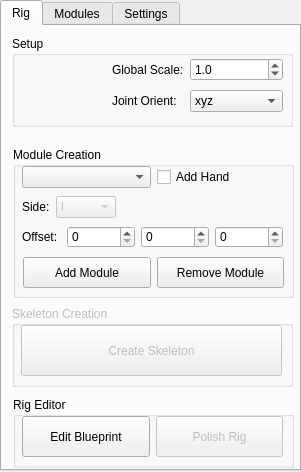
<?xml version="1.0" encoding="UTF-8"?>
<ui version="4.0">
 <class>Form</class>
 <widget class="QWidget" name="Form">
  <property name="geometry">
   <rect>
    <x>0</x>
    <y>0</y>
    <width>301</width>
    <height>472</height>
   </rect>
  </property>
  <property name="windowTitle">
   <string>Form</string>
  </property>
  <widget class="QTabWidget" name="tabWidget">
   <property name="geometry">
    <rect>
     <x>0</x>
     <y>0</y>
     <width>301</width>
     <height>471</height>
    </rect>
   </property>
   <property name="currentIndex">
    <number>0</number>
   </property>
   <widget class="QWidget" name="Rig">
    <attribute name="title">
     <string>Rig</string>
    </attribute>
    <widget class="QGroupBox" name="skeleton_box">
     <property name="enabled">
      <bool>false</bool>
     </property>
     <property name="geometry">
      <rect>
       <x>10</x>
       <y>280</y>
       <width>281</width>
       <height>81</height>
      </rect>
     </property>
     <property name="title">
      <string>Skeleton Creation</string>
     </property>
     <widget class="QWidget" name="gridLayoutWidget_6">
      <property name="geometry">
       <rect>
        <x>9</x>
        <y>19</y>
        <width>261</width>
        <height>51</height>
       </rect>
      </property>
      <layout class="QGridLayout" name="gridLayout_6">
       <item row="0" column="0">
        <widget class="QPushButton" name="create_skeleton">
         <property name="sizePolicy">
          <sizepolicy hsizetype="Minimum" vsizetype="Minimum">
           <horstretch>0</horstretch>
           <verstretch>0</verstretch>
          </sizepolicy>
         </property>
         <property name="text">
          <string>Create Skeleton</string>
         </property>
        </widget>
       </item>
      </layout>
     </widget>
    </widget>
    <widget class="QGroupBox" name="groupBox_2">
     <property name="geometry">
      <rect>
       <x>11</x>
       <y>121</y>
       <width>281</width>
       <height>151</height>
      </rect>
     </property>
     <property name="title">
      <string>Module Creation</string>
     </property>
     <widget class="QWidget" name="gridLayoutWidget">
      <property name="geometry">
       <rect>
        <x>9</x>
        <y>19</y>
        <width>263</width>
        <height>22</height>
       </rect>
      </property>
      <layout class="QGridLayout" name="gridLayout">
       <property name="sizeConstraint">
        <enum>QLayout::SetNoConstraint</enum>
       </property>
       <item row="0" column="1">
        <widget class="QCheckBox" name="add_hand">
         <property name="sizePolicy">
          <sizepolicy hsizetype="Minimum" vsizetype="Maximum">
           <horstretch>0</horstretch>
           <verstretch>0</verstretch>
          </sizepolicy>
         </property>
         <property name="layoutDirection">
          <enum>Qt::LeftToRight</enum>
         </property>
         <property name="text">
          <string>Add Hand</string>
         </property>
        </widget>
       </item>
       <item row="0" column="0">
        <widget class="QComboBox" name="available_modules">
         <property name="sizePolicy">
          <sizepolicy hsizetype="Minimum" vsizetype="Minimum">
           <horstretch>0</horstretch>
           <verstretch>0</verstretch>
          </sizepolicy>
         </property>
        </widget>
       </item>
      </layout>
     </widget>
     <widget class="QWidget" name="gridLayoutWidget_2">
      <property name="geometry">
       <rect>
        <x>9</x>
        <y>49</y>
        <width>261</width>
        <height>22</height>
       </rect>
      </property>
      <layout class="QGridLayout" name="gridLayout_2">
       <item row="0" column="1">
        <widget class="QComboBox" name="side">
         <property name="enabled">
          <bool>false</bool>
         </property>
         <property name="sizePolicy">
          <sizepolicy hsizetype="Minimum" vsizetype="Fixed">
           <horstretch>0</horstretch>
           <verstretch>0</verstretch>
          </sizepolicy>
         </property>
         <item>
          <property name="text">
           <string>l</string>
          </property>
         </item>
         <item>
          <property name="text">
           <string>r</string>
          </property>
         </item>
         <item>
          <property name="text">
           <string>None</string>
          </property>
         </item>
        </widget>
       </item>
       <item row="0" column="0">
        <widget class="QLabel" name="label">
         <property name="sizePolicy">
          <sizepolicy hsizetype="Maximum" vsizetype="Preferred">
           <horstretch>0</horstretch>
           <verstretch>0</verstretch>
          </sizepolicy>
         </property>
         <property name="text">
          <string>Side:</string>
         </property>
        </widget>
       </item>
       <item row="0" column="2">
        <spacer name="horizontalSpacer">
         <property name="orientation">
          <enum>Qt::Horizontal</enum>
         </property>
         <property name="sizeType">
          <enum>QSizePolicy::Maximum</enum>
         </property>
         <property name="sizeHint" stdset="0">
          <size>
           <width>300</width>
           <height>20</height>
          </size>
         </property>
        </spacer>
       </item>
      </layout>
     </widget>
     <widget class="QWidget" name="gridLayoutWidget_3">
      <property name="geometry">
       <rect>
        <x>9</x>
        <y>79</y>
        <width>261</width>
        <height>22</height>
       </rect>
      </property>
      <layout class="QGridLayout" name="gridLayout_3">
       <item row="0" column="0">
        <widget class="QLabel" name="label_2">
         <property name="sizePolicy">
          <sizepolicy hsizetype="Maximum" vsizetype="Preferred">
           <horstretch>0</horstretch>
           <verstretch>0</verstretch>
          </sizepolicy>
         </property>
         <property name="minimumSize">
          <size>
           <width>0</width>
           <height>0</height>
          </size>
         </property>
         <property name="text">
          <string>Offset: </string>
         </property>
        </widget>
       </item>
       <item row="0" column="1">
        <widget class="QSpinBox" name="offset_x">
         <property name="maximum">
          <number>99999</number>
         </property>
         <property name="value">
          <number>0</number>
         </property>
         <property name="displayIntegerBase">
          <number>10</number>
         </property>
        </widget>
       </item>
       <item row="0" column="2">
        <widget class="QSpinBox" name="offset_y">
         <property name="sizePolicy">
          <sizepolicy hsizetype="Minimum" vsizetype="Fixed">
           <horstretch>0</horstretch>
           <verstretch>0</verstretch>
          </sizepolicy>
         </property>
         <property name="maximum">
          <number>99999</number>
         </property>
        </widget>
       </item>
       <item row="0" column="3">
        <widget class="QSpinBox" name="offset_z">
         <property name="maximum">
          <number>99999</number>
         </property>
        </widget>
       </item>
      </layout>
     </widget>
    </widget>
    <widget class="QGroupBox" name="groupBox">
     <property name="geometry">
      <rect>
       <x>10</x>
       <y>10</y>
       <width>281</width>
       <height>91</height>
      </rect>
     </property>
     <property name="styleSheet">
      <string notr="true"/>
     </property>
     <property name="title">
      <string>Setup</string>
     </property>
     <widget class="QWidget" name="gridLayoutWidget_5">
      <property name="geometry">
       <rect>
        <x>100</x>
        <y>19</y>
        <width>171</width>
        <height>61</height>
       </rect>
      </property>
      <layout class="QGridLayout" name="gridLayout_5">
       <item row="1" column="0">
        <widget class="QLabel" name="label_4">
         <property name="sizePolicy">
          <sizepolicy hsizetype="Maximum" vsizetype="Preferred">
           <horstretch>0</horstretch>
           <verstretch>0</verstretch>
          </sizepolicy>
         </property>
         <property name="text">
          <string>Joint Orient:</string>
         </property>
        </widget>
       </item>
       <item row="1" column="1">
        <widget class="QComboBox" name="oritentation">
         <item>
          <property name="text">
           <string>xyz</string>
          </property>
         </item>
         <item>
          <property name="text">
           <string>yzx</string>
          </property>
         </item>
         <item>
          <property name="text">
           <string>zxy</string>
          </property>
         </item>
        </widget>
       </item>
       <item row="0" column="0">
        <widget class="QLabel" name="label_3">
         <property name="text">
          <string>Global Scale:</string>
         </property>
        </widget>
       </item>
       <item row="0" column="1">
        <widget class="QDoubleSpinBox" name="scale_box">
         <property name="decimals">
          <number>1</number>
         </property>
         <property name="singleStep">
          <double>0.100000000000000</double>
         </property>
         <property name="value">
          <double>1.000000000000000</double>
         </property>
        </widget>
       </item>
      </layout>
     </widget>
     <widget class="QLabel" name="image">
      <property name="geometry">
       <rect>
        <x>0</x>
        <y>10</y>
        <width>91</width>
        <height>81</height>
       </rect>
      </property>
      <property name="sizePolicy">
       <sizepolicy hsizetype="Minimum" vsizetype="Minimum">
        <horstretch>0</horstretch>
        <verstretch>0</verstretch>
       </sizepolicy>
      </property>
      <property name="text">
       <string/>
      </property>
      <property name="pixmap">
       <pixmap>E:/YR2/Branding/logo_new_transparent.png</pixmap>
      </property>
      <property name="scaledContents">
       <bool>true</bool>
      </property>
     </widget>
    </widget>
    <widget class="QWidget" name="gridLayoutWidget_4">
     <property name="geometry">
      <rect>
       <x>21</x>
       <y>231</y>
       <width>261</width>
       <height>31</height>
      </rect>
     </property>
     <layout class="QGridLayout" name="gridLayout_4">
      <item row="0" column="0">
       <widget class="QPushButton" name="add_module">
        <property name="sizePolicy">
         <sizepolicy hsizetype="Minimum" vsizetype="Expanding">
          <horstretch>0</horstretch>
          <verstretch>0</verstretch>
         </sizepolicy>
        </property>
        <property name="text">
         <string>Add Module</string>
        </property>
       </widget>
      </item>
      <item row="0" column="1">
       <widget class="QPushButton" name="remove_module">
        <property name="sizePolicy">
         <sizepolicy hsizetype="Minimum" vsizetype="Expanding">
          <horstretch>0</horstretch>
          <verstretch>0</verstretch>
         </sizepolicy>
        </property>
        <property name="text">
         <string>Remove Module</string>
        </property>
       </widget>
      </item>
     </layout>
    </widget>
    <widget class="QGroupBox" name="groupBox_4">
     <property name="enabled">
      <bool>true</bool>
     </property>
     <property name="geometry">
      <rect>
       <x>11</x>
       <y>371</y>
       <width>281</width>
       <height>71</height>
      </rect>
     </property>
     <property name="title">
      <string>Rig Editor</string>
     </property>
     <widget class="QWidget" name="gridLayoutWidget_7">
      <property name="geometry">
       <rect>
        <x>9</x>
        <y>19</y>
        <width>261</width>
        <height>41</height>
       </rect>
      </property>
      <layout class="QGridLayout" name="gridLayout_7">
       <item row="0" column="1">
        <widget class="QPushButton" name="polish_rig">
         <property name="enabled">
          <bool>false</bool>
         </property>
         <property name="sizePolicy">
          <sizepolicy hsizetype="Minimum" vsizetype="Minimum">
           <horstretch>0</horstretch>
           <verstretch>0</verstretch>
          </sizepolicy>
         </property>
         <property name="text">
          <string>Polish Rig</string>
         </property>
        </widget>
       </item>
       <item row="0" column="0">
        <widget class="QPushButton" name="edit_blueprint">
         <property name="enabled">
          <bool>true</bool>
         </property>
         <property name="sizePolicy">
          <sizepolicy hsizetype="Minimum" vsizetype="Minimum">
           <horstretch>0</horstretch>
           <verstretch>0</verstretch>
          </sizepolicy>
         </property>
         <property name="text">
          <string>Edit Blueprint</string>
         </property>
        </widget>
       </item>
      </layout>
     </widget>
    </widget>
   </widget>
   <widget class="QWidget" name="Modules">
    <attribute name="title">
     <string>Modules</string>
    </attribute>
    <widget class="QToolBox" name="toolBox">
     <property name="geometry">
      <rect>
       <x>8</x>
       <y>12</y>
       <width>281</width>
       <height>421</height>
      </rect>
     </property>
     <property name="currentIndex">
      <number>1</number>
     </property>
     <widget class="QWidget" name="page">
      <property name="geometry">
       <rect>
        <x>0</x>
        <y>0</y>
        <width>69</width>
        <height>69</height>
       </rect>
      </property>
      <attribute name="label">
       <string>Page 1</string>
      </attribute>
     </widget>
     <widget class="QWidget" name="page_2">
      <property name="geometry">
       <rect>
        <x>0</x>
        <y>0</y>
        <width>281</width>
        <height>367</height>
       </rect>
      </property>
      <attribute name="label">
       <string>Page 2</string>
      </attribute>
     </widget>
    </widget>
   </widget>
   <widget class="QWidget" name="Settings">
    <attribute name="title">
     <string>Settings</string>
    </attribute>
    <widget class="QGroupBox" name="groupBox_3">
     <property name="geometry">
      <rect>
       <x>9</x>
       <y>9</y>
       <width>281</width>
       <height>71</height>
      </rect>
     </property>
     <property name="title">
      <string>Colours</string>
     </property>
     <widget class="QWidget" name="horizontalLayoutWidget">
      <property name="geometry">
       <rect>
        <x>9</x>
        <y>19</y>
        <width>261</width>
        <height>41</height>
       </rect>
      </property>
      <layout class="QHBoxLayout" name="horizontalLayout">
       <item>
        <widget class="QPushButton" name="colour_left">
         <property name="sizePolicy">
          <sizepolicy hsizetype="Minimum" vsizetype="Minimum">
           <horstretch>0</horstretch>
           <verstretch>0</verstretch>
          </sizepolicy>
         </property>
         <property name="autoFillBackground">
          <bool>false</bool>
         </property>
         <property name="styleSheet">
          <string notr="true">background-color: red</string>
         </property>
         <property name="text">
          <string/>
         </property>
        </widget>
       </item>
       <item>
        <widget class="QPushButton" name="colour_middle">
         <property name="sizePolicy">
          <sizepolicy hsizetype="Minimum" vsizetype="Minimum">
           <horstretch>0</horstretch>
           <verstretch>0</verstretch>
          </sizepolicy>
         </property>
         <property name="styleSheet">
          <string notr="true">background-color: yellow</string>
         </property>
         <property name="text">
          <string/>
         </property>
        </widget>
       </item>
       <item>
        <widget class="QPushButton" name="colour_right">
         <property name="sizePolicy">
          <sizepolicy hsizetype="Minimum" vsizetype="Minimum">
           <horstretch>0</horstretch>
           <verstretch>0</verstretch>
          </sizepolicy>
         </property>
         <property name="styleSheet">
          <string notr="true">background-color: blue</string>
         </property>
         <property name="text">
          <string/>
         </property>
        </widget>
       </item>
      </layout>
     </widget>
    </widget>
    <widget class="QGroupBox" name="groupBox_5">
     <property name="geometry">
      <rect>
       <x>9</x>
       <y>89</y>
       <width>281</width>
       <height>51</height>
      </rect>
     </property>
     <property name="title">
      <string>Hands</string>
     </property>
     <widget class="QWidget" name="gridLayoutWidget_8">
      <property name="geometry">
       <rect>
        <x>10</x>
        <y>20</y>
        <width>261</width>
        <height>22</height>
       </rect>
      </property>
      <layout class="QGridLayout" name="gridLayout_8">
       <item row="0" column="1">
        <widget class="QSpinBox" name="fingers_amount">
         <property name="sizePolicy">
          <sizepolicy hsizetype="Maximum" vsizetype="Fixed">
           <horstretch>0</horstretch>
           <verstretch>0</verstretch>
          </sizepolicy>
         </property>
         <property name="value">
          <number>5</number>
         </property>
        </widget>
       </item>
       <item row="0" column="0">
        <widget class="QLabel" name="label_5">
         <property name="sizePolicy">
          <sizepolicy hsizetype="Maximum" vsizetype="Preferred">
           <horstretch>0</horstretch>
           <verstretch>0</verstretch>
          </sizepolicy>
         </property>
         <property name="text">
          <string>Fingers Amount:</string>
         </property>
        </widget>
       </item>
       <item row="0" column="2">
        <spacer name="horizontalSpacer_2">
         <property name="orientation">
          <enum>Qt::Horizontal</enum>
         </property>
         <property name="sizeHint" stdset="0">
          <size>
           <width>40</width>
           <height>20</height>
          </size>
         </property>
        </spacer>
       </item>
      </layout>
     </widget>
    </widget>
    <widget class="QGroupBox" name="groupBox_6">
     <property name="geometry">
      <rect>
       <x>9</x>
       <y>149</y>
       <width>281</width>
       <height>51</height>
      </rect>
     </property>
     <property name="title">
      <string>Rig Name</string>
     </property>
     <widget class="QWidget" name="gridLayoutWidget_9">
      <property name="geometry">
       <rect>
        <x>9</x>
        <y>19</y>
        <width>261</width>
        <height>22</height>
       </rect>
      </property>
      <layout class="QGridLayout" name="gridLayout_9">
       <item row="0" column="0">
        <widget class="QLabel" name="label_7">
         <property name="sizePolicy">
          <sizepolicy hsizetype="Maximum" vsizetype="Preferred">
           <horstretch>0</horstretch>
           <verstretch>0</verstretch>
          </sizepolicy>
         </property>
         <property name="text">
          <string>Top Level Name:</string>
         </property>
        </widget>
       </item>
       <item row="0" column="1">
        <widget class="QLineEdit" name="rig_master_name">
         <property name="text">
          <string>WD_Rig_Master</string>
         </property>
        </widget>
       </item>
      </layout>
     </widget>
    </widget>
   </widget>
  </widget>
 </widget>
 <resources/>
 <connections/>
</ui>
